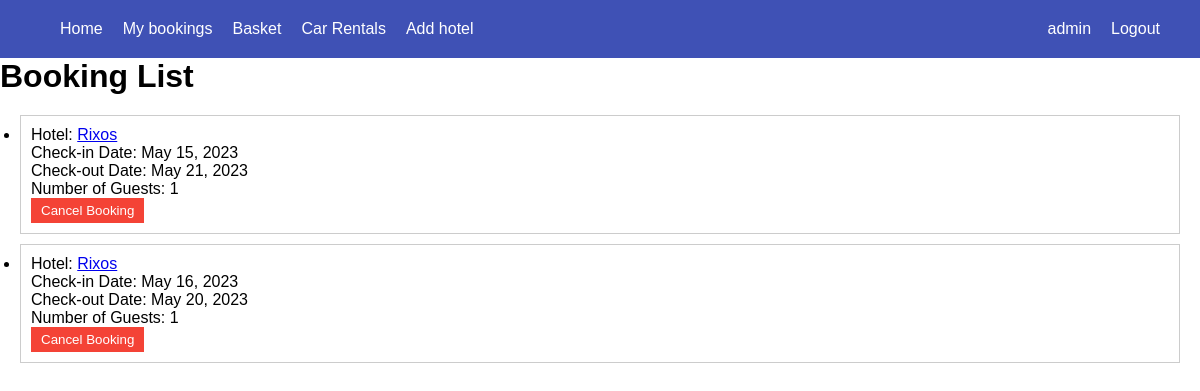
The page /bookings/ (signed in) on the database its author committed.
### app/models.py (models this page shows, shortened)
class Booking(models.Model):
    user = models.ForeignKey(User, on_delete=models.CASCADE)
    hotel = models.ForeignKey(Hotel, on_delete=models.CASCADE)
    check_in_date = models.DateField()
    check_out_date = models.DateField()
    num_guests = models.PositiveIntegerField()
    created_at = models.DateTimeField(auto_now_add=True)

class Hotel(models.Model):
		name = models.CharField(max_length=100)
		city = models.ForeignKey(City, on_delete=models.CASCADE)
		address=models.CharField(max_length=100)
		price = models.DecimalField(max_digits=8, decimal_places=0)
		description = models.TextField(max_length=180)
		phone = models.CharField(max_length=20)
		image = models.ImageField(upload_to='shoes/')
		rating = models.DecimalField(max_digits=3, decimal_places=2)
		created_at = models.DateTimeField(auto_now_add=True)
		id=models.AutoField(primary_key=True)
		bookings = models.ManyToManyField(User, through='Booking')

### app/views.py (the view)
# urls.py: path('bookings/', views.booking_list, name='booking_list'),
def booking_list(request):
    if request.user.is_authenticated:
        bookings = Booking.objects.filter(user=request.user)
        return render(request, 'bookings.html', {'bookings': bookings})
    else:
        return redirect('login')

### templates/bookings.html (shortened to what this page needs)
{% extends 'index.html' %} {% block content %}
<div class="header">
  <nav>
    <ul>
      <li><a href="{% url '' %}">Home</a></li>
      <li><a href="{% url 'booking_list' %}">My bookings</a></li>
      <li><a href="{% url 'cart' %}">Basket</a></li>
      <li><a href="#">Car Rentals</a></li>
      <li><a href="{% url 'add_hotel' %}">Add hotel</a></li>
    </ul>
  </nav>
  <nav>
    <ul>
      {% if user.is_authenticated %}
      <li><a href="{% url 'profile' %}">{{ request.user }}</a></li>
      <li><a href="{% url 'logout' %}">Logout</a></li>
      {% else %}
      <li><a href="{% url 'signin' %}">Sign in</a></li>
      {% endif %}
    </ul>
  </nav>
</div>
<h1>Booking List</h1>
{% if bookings %}
<ul class="booking-list">
  {% for booking in bookings %}
  <li class="booking-item">
    <p>
      Hotel:
      <a href="{%  url 'detail' pk=booking.hotel.id  %}"
        >{{ booking.hotel.name }}</a
      >
    </p>
    <p>Check-in Date: {{ booking.check_in_date }}</p>
    <p>Check-out Date: {{ booking.check_out_date }}</p>
    <p>Number of Guests: {{ booking.num_guests }}</p>
    <form method="post" action="{% url 'cancel_booking' booking.id %}">
      <button class="cancel-button" type="submit">Cancel Booking</button>
    </form>
  </li>
  {% endfor %}
</ul>
{% else %}
<p>No bookings found.</p>
{% endif %} {% endblock %}

### templates/index.html (shortened to what this page needs)
<!DOCTYPE html>
{% load static %} {% block content %}{% endblock %}

### templates/bookings.html (style rules this page uses)
* { padding: 0; margin: 0; font-family: Arial, sans-serif; }
.header { background-color: #3f51b5; color: #ffffff; display: flex; justify-content: space-between; align-items: center; padding: 20px 40px; }
.header nav ul { display: flex; margin: 0; padding: 0; list-style: none; }
.header nav li { margin-left: 20px; }
.header nav a { color: #ffffff; text-decoration: none; font-size: 16px; transition: color 0.3s ease; }
.booking-list { margin: 20px; }
.booking-item { border: 1px solid #ccc; padding: 10px; margin-bottom: 10px; }
.cancel-button { background-color: #f44336; color: #fff; padding: 5px 10px; border: none; cursor: pointer; }

### rows shown on the page
Booking: hotel.name "Rixos", check_in_date "May 15, 2023", check_out_date "May 21, 2023", num_guests "1"
Booking: hotel.name "Rixos", check_in_date "May 16, 2023", check_out_date "May 20, 2023", num_guests "1"

### other values the page prints
{{ request.user }} "admin"
